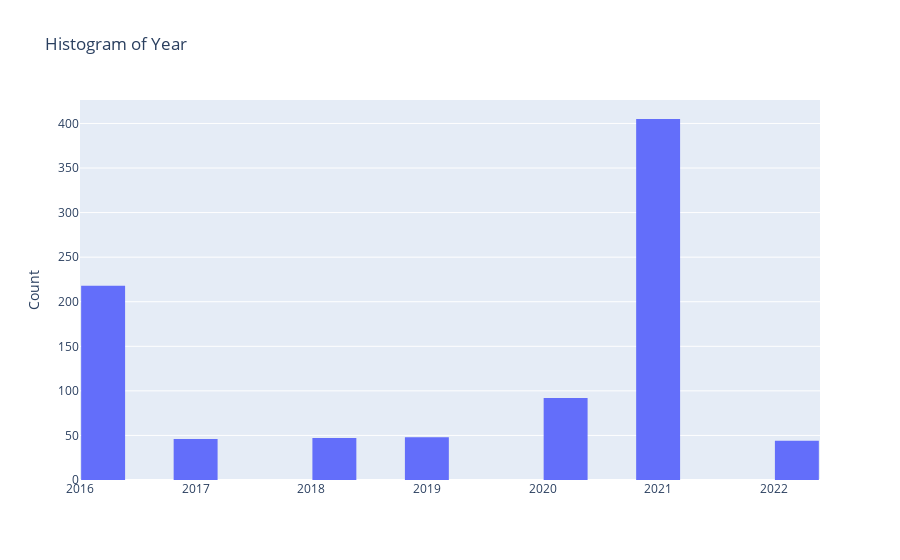

Source (notebook cell):
### Markdown cell above
<h4>Identifying the pattern of movie release</h4>

### Code cell
go.Figure(
    data=[go.Histogram(x=data["Year"], xbins={"start": 2016.0, "end": 2022.3, "size": 0.4})],
    layout=go.Layout(title="Histogram of Year", yaxis={"title": "Count"}, bargap=0.05),
    )

### Figure 1 — Plotly figure (JSON) as saved in the notebook; plotly's stock layout.template omitted (floating-point values rounded to 4 significant figures; data arrays with more than 128 entries replaced by an {"elided": "..."} marker saying what was removed)
{"data": [{"type": "histogram", "x": {"elided": "900 int values"}, "xbins": {"end": 2022.0, "size": 0.4, "start": 2016}}], "layout": {"autosize": true, "bargap": 0.05, "title": {"text": "Histogram of Year"}, "xaxis": {"autorange": true, "range": [2016, 2022.0], "type": "linear"}, "yaxis": {"autorange": true, "range": [0, 426.3], "title": {"text": "Count"}}}}
